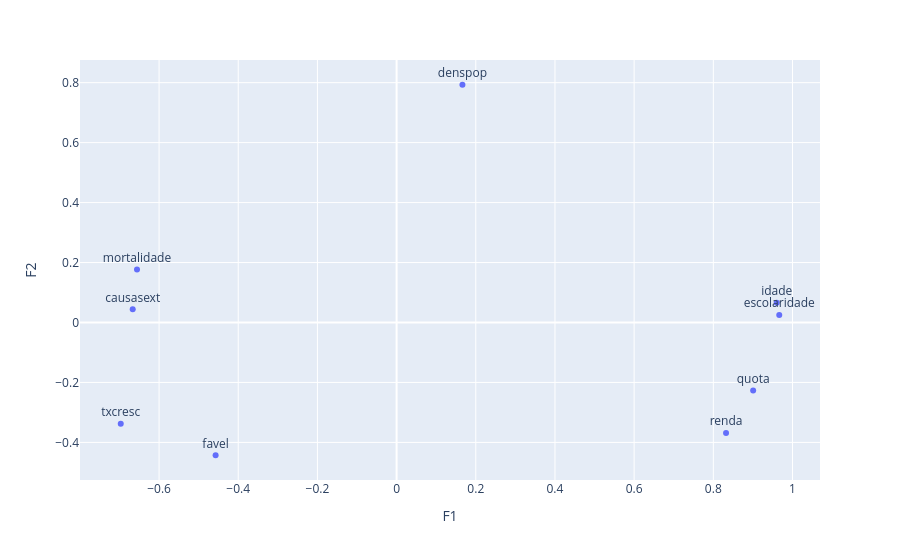

Notebook code for this chart:
### Code cell
fig = px.scatter(cargas_fatoriais, x = 'F1', y = 'F2', text = cargas_fatoriais.index)
fig.update_traces(textposition = 'top center')
fig.show()

### Figure 1 — Plotly figure (JSON) as saved in the notebook; plotly's stock layout.template omitted (floating-point values rounded to 4 significant figures)
{"data": [{"hovertemplate": "F1=%{x}<br>F2=%{y}<br>index=%{text}<extra></extra>", "legendgroup": "", "marker": {"color": "#636efa", "symbol": "circle"}, "mode": "markers+text", "name": "", "orientation": "v", "showlegend": false, "text": ["renda", "quota", "escolaridade", "idade", "mortalidade", "txcresc", "causasext", "favel", "denspop"], "textposition": "top center", "type": "scatter", "x": [0.8321, 0.9006, 0.9665, 0.9601, -0.6557, -0.6968, -0.6666, -0.4572, 0.1663], "xaxis": "x", "y": [-0.369, -0.2265, 0.02459, 0.06545, 0.1766, -0.3374, 0.04391, -0.4428, 0.793], "yaxis": "y"}], "layout": {"legend": {"tracegroupgap": 0}, "margin": {"t": 60}, "xaxis": {"anchor": "y", "domain": [0, 1], "title": {"text": "F1"}}, "yaxis": {"anchor": "x", "domain": [0, 1], "title": {"text": "F2"}}}}
